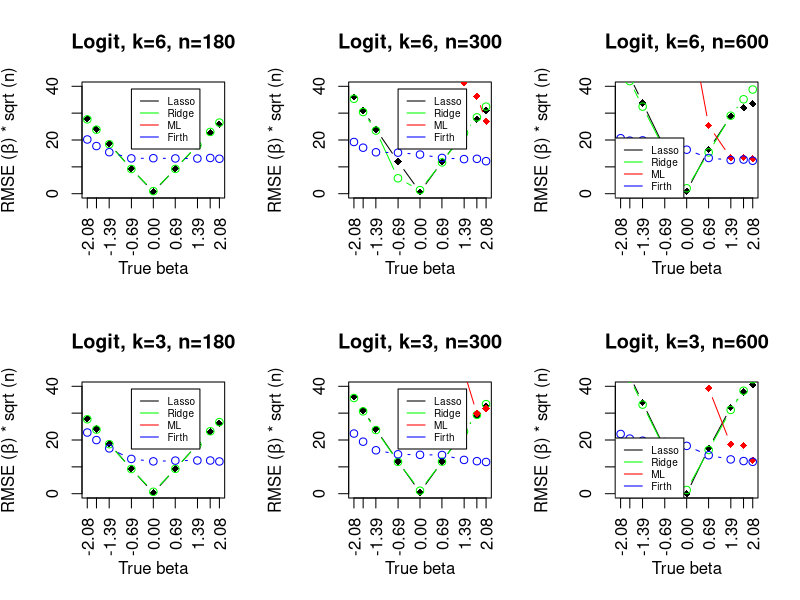
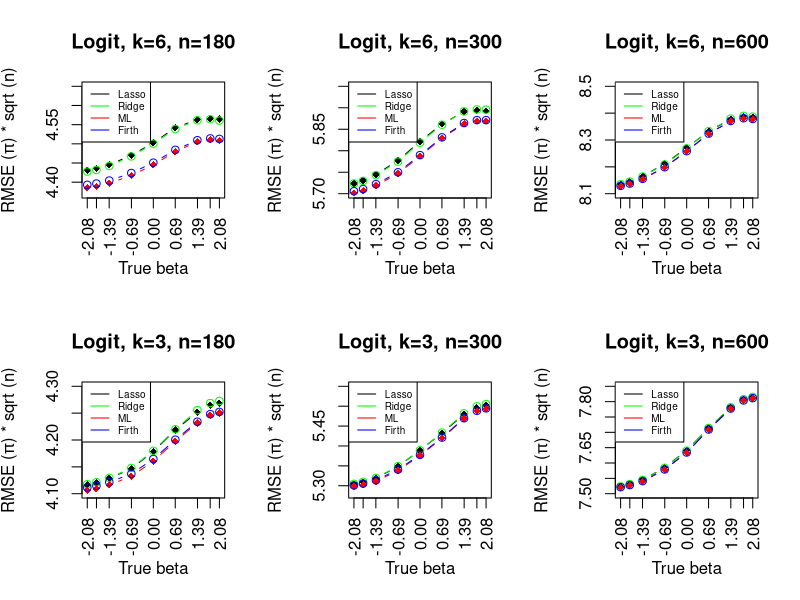
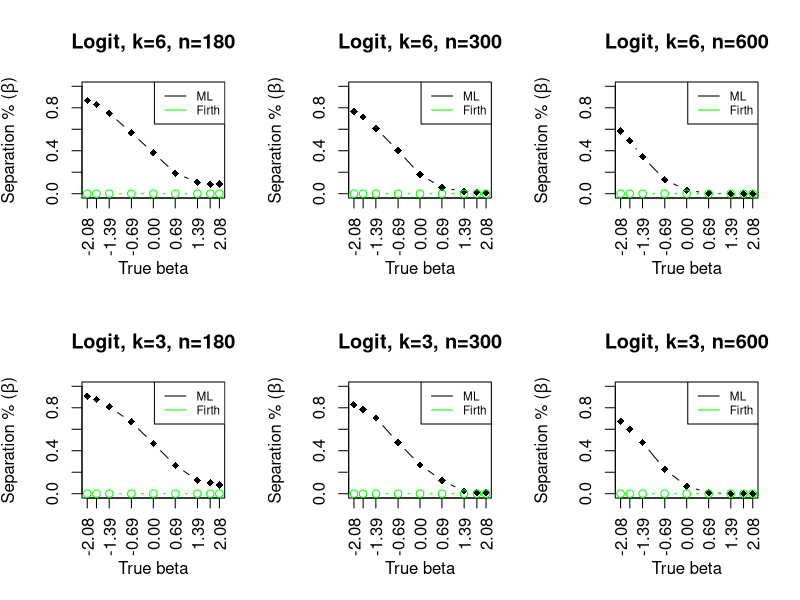
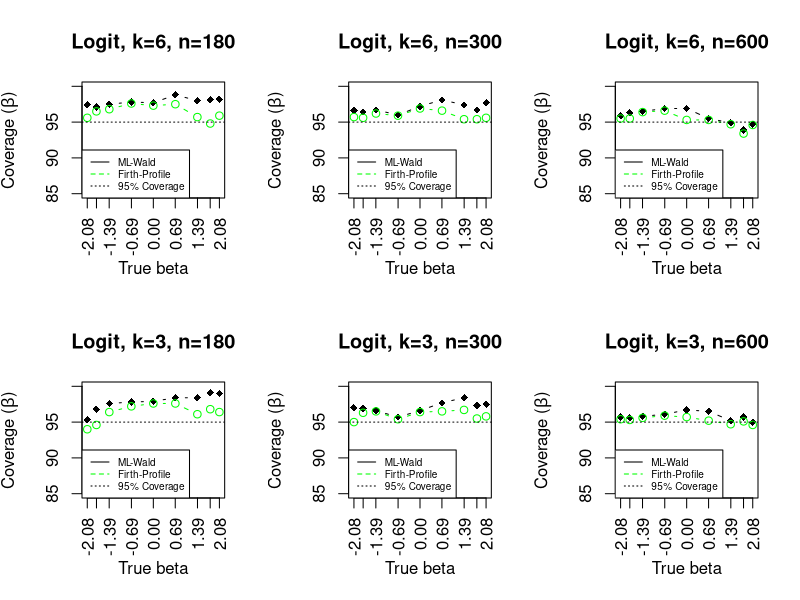

R code for these plots, in order:
## RMSE of beta 

par(mfrow=c(2,3)) ## display format 
op <- par(cex = 1)  

x<-c(-log(8),-log(6),-log(4),-log(2),0,log(2),log(4),log(6),log(8))

## n=180, k=6

lasso.180<-c(2.077186,1.790454,1.385071,0.6922847,0.04992328,0.6903551,1.341244,1.688884,1.93081)
lasso.180<-lasso.180*sqrt(180)

ridge.180<-c(2.063918,1.777325,1.373833,0.6854426,0.07120031,0.6880767,1.34598,1.714659,1.97347)
ridge.180<-ridge.180*sqrt(180)

ml.180<-c(12.62796,12.60027,12.29354,11.15492,9.518647,6.998525,5.4337,5.061832,5.012078)
ml.180<-ml.180*sqrt(180)

firth.180<-c(1.505178,1.322496,1.151707,0.9804684,0.9850847,0.9788669,0.9767536,0.9918935,0.9705761)

firth.180<-firth.180*sqrt(180)



plot(x, lasso.180,xaxt = 'n',
     type = "b",
     ylab = expression(paste("RMSE (", beta, ") * sqrt (n)")), xlab = "True beta",ylim=c(0,40),
     main="Logit, k=6, n=180",pch=18)
axis(side = 1, at = round(x,2),labels = T, las=2)

lines(x,ridge.180, type="b", col="green")
lines(x,ml.180, type="b", col="red",pch=18)
lines(x,firth.180, type="b", col="blue")



legend(-0.69, 39, legend=c("Lasso", "Ridge","ML","Firth"),
       col=c("black", "green","red","blue"), lty=1, cex=0.6)




## n=300

lasso.300<-c(2.076648,1.789012,1.384967,0.6929979,0.0364076,0.687092,1.308429,1.599801,1.789169)
lasso.300<-lasso.300*sqrt(300)

ridge.300<-c(2.040939,1.755879,1.357136,0.3315793,0.07703287,0.6734762,1.306803,1.641732,1.871689)
ridge.300<-ridge.300*sqrt(300)

ml.300<-c(11.84202,11.65878,11.04605,9.373045,6.514057,3.853654,2.376289,2.097283,1.558966)
ml.300<-ml.300*sqrt(300)


firth.300<-c(1.111695,0.9892471,0.8905782,0.882405,0.8419836,0.7695517,0.7430916,0.7502088,0.6990281)

firth.300<-firth.300*sqrt(300)




plot(x, lasso.300,xaxt = 'n',
     type = "b",
     ylab = expression(paste("RMSE (", beta, ") * sqrt (n)")), xlab = "True beta",
     ylim=c(0,40),main="Logit, k=6, n=300",pch=18)
axis(side = 1, at = round(x,2),labels = T, las=2)

lines(x,ridge.300, type="b", col="green")
lines(x,ml.300, type="b", col="red",pch=18)
lines(x,firth.300, type="b", col="blue")

legend(-0.69, 39, legend=c("Lasso", "Ridge","ML","Firth"),
       col=c("black", "green","red","blue"), lty=1, cex=0.6)



## n=600

lasso.600<-c(2.069606,1.783678,1.380135,0.6915546,0.03657904,0.6716196,1.176877,1.307866,1.370111)
lasso.600<-lasso.600*sqrt(600)


ridge.600<-c(1.991408,1.71205,1.32357,0.6649763,0.08236586,0.6282895,1.185525,1.435651,1.583874)
ridge.600<-ridge.600*sqrt(600)

ml.600<-c(10.37991,9.731129,8.341024,5.388903,2.843546,1.036428,0.5461673,0.5512439,0.5346909)
ml.600<-ml.600*sqrt(600)


firth.600<-c(0.8436553,0.806696,0.8106243,0.7608723,0.6687922,0.5431841,0.5115046,0.5191098,0.5009582)

firth.600<-firth.600*sqrt(600)



plot(x, lasso.600,xaxt = 'n',
     type = "b",
     ylab = expression(paste("RMSE (", beta, ") * sqrt (n)")), xlab = "True beta",
     ylim=c(0,40),main="Logit, k=6, n=600",pch=18)
axis(side = 1, at = round(x,2),labels = T, las=2)

lines(x,ridge.600, type="b", col="green")
lines(x,ml.600, type="b", col="red",pch=18)
lines(x,firth.600, type="b", col="blue")

legend("bottomleft", legend=c("Lasso", "Ridge","ML","Firth"),
       col=c("black", "green","red","blue"), lty=1, cex=0.6)


## k=3
## n=180

lasso.3.180<-c(2.079442,1.791759,1.386294,0.6931472,0.02337064,0.6914293,1.362095,1.719362,1.954658)
lasso.3.180<-lasso.3.180*sqrt(180)

ridge.3.180<-c(2.067052,1.77998,1.37538,0.6847569,0.05262185,0.6900569,1.359861,1.733551,1.986791)
ridge.3.180<-ridge.3.180*sqrt(180)

ml.3.180<-c(12.77102,12.80872,12.64697,12.01849,10.43179,8.123062,5.840258,5.432856,4.837461)

ml.3.180<-ml.3.180*sqrt(180)

firth.3.180<-c(1.698101,1.488999,1.257054,0.9658015,0.8975817,0.9186079,0.9218844,0.9213478,0.8945372)

firth.3.180<-firth.3.180*sqrt(180)

plot(x, lasso.3.180,xaxt = 'n',
     type = "b",
     ylab = expression(paste("RMSE (", beta, ") * sqrt (n)")), xlab = "True beta",
     ylim=c(0,40),main="Logit, k=3, n=180",pch=18)
axis(side = 1, at = round(x,2),labels = T, las=2)

lines(x,ridge.3.180, type="b", col="green")
lines(x,ml.3.180, type="b", col="red",pch=18)
lines(x,firth.3.180, type="b", col="blue")

legend(-0.69, 39, legend=c("Lasso", "Ridge","ML","Firth"),
       col=c("black", "green","red","blue"), lty=1, cex=0.6)



## n=300

lasso.3.300<-c(2.078567,1.790904,1.385749,0.6931472,0.0304408,0.6903384,1.347706,1.684798,1.888906)

lasso.3.300<-lasso.3.300*sqrt(300)

ridge.3.300<-c(2.058152,1.771421,1.369829,0.684329,0.06465594,0.689321,1.33965,1.694985,1.926257)
ridge.3.300<-ridge.3.300*sqrt(300)

ml.3.300<-c(12.12881,12.04161,11.72078,10.09742,7.897382,5.609669,2.625756,1.721766,1.830187)
ml.3.300<-ml.3.300*sqrt(300)  

firth.3.300<-c(1.293491,1.118441,0.9339789,0.8475307,0.8362621,0.8330443,0.7265585,0.6991012,0.6818751)

firth.3.300<-firth.3.300*sqrt(300)

plot(x, lasso.3.300,xaxt = 'n',
     type = "b",
     ylab = expression(paste("RMSE (", beta, ") * sqrt (n)")), xlab = "True beta",
     ylim=c(0,40),main="Logit, k=3, n=300",pch=18)
axis(side = 1, at = round(x,2),labels = T, las=2)

lines(x,ridge.3.300, type="b", col="green")
lines(x,ml.3.300, type="b", col="red",pch=18)
lines(x,firth.3.300, type="b", col="blue")

legend(-0.69, 39, legend=c("Lasso", "Ridge","ML","Firth"),
       col=c("black", "green","red","blue"), lty=1, cex=0.6)



## n=600 

lasso.3.600<-c(2.079442,1.791759,1.386294,0.6931472,0,0.6896438,1.31046,1.546914,1.658564)

lasso.3.600<-lasso.3.600*sqrt(600)

ridge.3.600<-c(2.037821,1.75392,1.354189,0.6775782,0.05702534,0.665263,1.273511,1.566162,1.740651)
ridge.3.600<-ridge.3.600*sqrt(600)

ml.3.600<-c(10.9514,10.5617,9.684016,7.004083,4.053246,1.602386,0.7494279,0.7317507,0.5106381)
ml.3.600<-ml.3.600*sqrt(600)

firth.3.600<-c(0.9081527,0.8380468,0.8060486,0.7857509,0.727076,0.5849193,0.5212662,0.4963994,0.484886)

firth.3.600<-firth.3.600*sqrt(600)

plot(x, lasso.3.600,xaxt = 'n',
     type = "b",
     ylab = expression(paste("RMSE (", beta, ") * sqrt (n)")), xlab = "True beta",
     ylim=c(0,40),main="Logit, k=3, n=600",pch=18)
axis(side = 1, at = round(x,2),labels = T, las=2)

lines(x,ridge.3.600, type="b", col="green")
lines(x,ml.3.600, type="b", col="red",pch=18)
lines(x,firth.3.600, type="b", col="blue")

legend("bottomleft", legend=c("Lasso", "Ridge","ML","Firth"),
       col=c("black", "green","red","blue"), lty=1, cex=0.6)





## Prediction

par(mfrow=c(2,3))
op <- par(cex = 1)  

## k=6, n=180

lasso.pred.180<-c(0.3302627,0.3305856,0.3313422,0.3331876,0.3356109,0.3385602,0.340108,0.3403269,0.3402194)
lasso.pred.180<-lasso.pred.180*sqrt(180)

ridge.pred.180<-c(0.3300142,0.3303363,0.3311028,0.3329733,0.3354374,0.3382908,0.3399992,0.3401821,0.3399246)

ridge.pred.180<-ridge.pred.180*sqrt(180)


ml.180.pred<-c(0.3268751,0.327128,0.3277354,0.3292631,0.3313337,0.3338943,0.335816,0.3361799,0.3360656)

ml.180.pred<-ml.180.pred*sqrt(180)

firth.180.pred<-c(0.3274511,0.327694,0.3282725,0.3297386,0.3317525,0.3342382,0.3361107,0.3364639,0.3363613)

firth.180.pred<-firth.180.pred*sqrt(180)


plot(x, lasso.pred.180,xaxt = 'n',
     type = "b",
     ylab = expression(paste("RMSE (", pi, ") * sqrt (n)")), xlab = "True beta",
     ylim=c(4.37,4.65),main="Logit, k=6, n=180",pch=18)
axis(side = 1, at = round(x,2),labels = T, las=2)

lines(x,ridge.pred.180, type="b", col="green")
lines(x,ml.180.pred, type="b", col="red",pch=18)
lines(x,firth.180.pred, type="b", col="blue")

legend("topleft", legend=c("Lasso", "Ridge","ML","Firth"),
       col=c("black", "green","red","blue"), lty=1, cex=0.6)




## n=300

lasso.pred.300<-c(0.3304751,0.3308678,0.3316898,0.3335459,0.3361222,0.3384709,0.3401119,0.3403104,0.3402059)
lasso.pred.300<-lasso.pred.300*sqrt(300)


ridge.300.pred<-c(0.3304641,0.3308119,0.3315793,0.3334029,0.3359462,0.3383624,0.340146,0.3404151,0.3403771)
ridge.300.pred<-ridge.300.pred*sqrt(300)

ml.300.pred<-c(0.3292019,0.3294965,0.3301667,0.3317888,0.3341253,0.3365523,0.3384895,0.3388789,0.3388839)
ml.300.pred<-ml.300.pred*sqrt(300)

firth.300.pred<-c(0.3294261,0.3297133,0.3303753,0.3319693,0.3342718,0.3366645,0.3385835,0.3389708,0.3389732)

firth.300.pred<-firth.300.pred*sqrt(300)


plot(x, lasso.pred.300,xaxt = 'n',
     type = "b",
     ylab = expression(paste("RMSE (", pi, ") * sqrt (n)")), xlab = "True beta",
     ylim=c(5.7,5.95),main="Logit, k=6, n=300",pch=18)
axis(side = 1, at = round(x,2),labels = T, las=2)

lines(x,ridge.300.pred, type="b", col="green")
lines(x,ml.300.pred, type="b", col="red",pch=18)
lines(x,firth.300.pred, type="b", col="blue")

legend("topleft", legend=c("Lasso", "Ridge","ML","Firth"),
       col=c("black", "green","red","blue"), lty=1, cex=0.6)



## n=600

lasso.pred.600<-c(0.3321319,0.3325236,0.3333366,0.3352159,0.3376698,0.340179,0.3419993,0.3424041,0.3422912)
lasso.pred.600<-lasso.pred.600*sqrt(600)

ridge.600.pred<-c(0.3321296,0.332511,0.3332908,0.335129,0.3375743,0.3402031,0.3420989,0.342514,0.3423964)
ridge.600.pred<-ridge.600.pred*sqrt(600)

ml.600.pred<-c(0.331817,0.3321651,0.3328922,0.3346653,0.3371207,0.3397895,0.3417125,0.342136,0.3420244)
ml.600.pred<-ml.600.pred*sqrt(600)

firth.600.pred<-c(0.3318741,0.33222,0.3329428,0.3347065,0.3371501,0.3398134,0.3417338,0.3421564,0.342046)

firth.600.pred<-firth.600.pred*sqrt(600)


plot(x, lasso.pred.600,xaxt = 'n',
     type = "b",
     ylab = expression(paste("RMSE (", pi, ") * sqrt (n)")), xlab = "True beta",
     ylim=c(8.1,8.5),main="Logit, k=6, n=600",pch=18)
axis(side = 1, at = round(x,2),labels = T, las=2)

lines(x,ridge.600.pred, type="b", col="green")
lines(x,ml.600.pred, type="b", col="red",pch=18)
lines(x,firth.600.pred, type="b", col="blue")

legend("topleft", legend=c("Lasso", "Ridge","ML","Firth"),
       col=c("black", "green","red","blue"), lty=1, cex=0.6)




## 3 cov
## n=180

lasso.3.180.pred<-c(0.3068329,0.3071007,0.3077247,0.3090709,0.3114492,0.3144251,0.3169158,0.3178908,0.3181646)
lasso.3.180.pred<-lasso.3.180.pred*sqrt(180)

ridge.3.180.pred<-c(0.3069138,0.3071916,0.3077944,0.3091613,0.3115496,0.3145338,0.3171964,0.3181734,0.3184775)
ridge.3.180.pred<-ridge.3.180.pred*sqrt(180)

ml.3.180.pred<-c(0.306052,0.3062881,0.3068153,0.308002,0.3101183,0.3128612,0.3154153,0.316484,0.3168142)

ml.3.180.pred<-ml.3.180.pred*sqrt(180)

firth.3.180.pred<-c(0.3064675,0.3066956,0.3072025,0.3083508,0.3104104,0.3130902,0.315584,0.3166328,0.3169486)

firth.3.180.pred<-firth.3.180.pred*sqrt(180)


plot(x, lasso.3.180.pred,xaxt = 'n',
     type = "b",
     ylab = expression(paste("RMSE (", pi, ") * sqrt (n)")), xlab = "True beta",
     ylim=c(4.1,4.3),main="Logit, k=3, n=180",pch=18)
axis(side = 1, at = round(x,2),labels = T, las=2)

lines(x,ridge.3.180.pred, type="b", col="green")
lines(x,ml.3.180.pred, type="b", col="red",pch=18)
lines(x,firth.3.180.pred, type="b", col="blue")

legend("topleft", legend=c("Lasso", "Ridge","ML","Firth"),
       col=c("black", "green","red","blue"), lty=1, cex=0.6)




## n=300

lasso.3.300.pred<-c(0.3061968,0.3064972,0.3070637,0.3088062,0.3111336,0.3136414,0.3163545,0.3173098,0.3176329)
lasso.3.300.pred<-lasso.3.300.pred*sqrt(300)

ridge.3.300.pred<-c(0.3062759,0.3065736,0.307126,0.308844,0.3111416,0.3137153,0.316494,0.3175262,0.3178481)
ridge.3.300.pred<-ridge.3.300.pred*sqrt(300)

ml.3.300.pred<-c(0.3058716,0.3061381,0.3066344,0.3082023,0.3103647,0.3128959,0.3157305,0.3168229,0.3171722)
ml.3.300.pred<-ml.3.300.pred*sqrt(300)

firth.3.300.pred<-c(0.3060489,0.3063103,0.306801,0.3083432,0.3104792,0.3129827,0.3157921,0.3168747,0.3172243)

firth.3.300.pred<-firth.3.300.pred*sqrt(300)

plot(x, lasso.3.300.pred,xaxt = 'n',
     type = "b",
     ylab = expression(paste("RMSE (", pi, ") * sqrt (n)")), xlab = "True beta",
     ylim=c(5.28,5.55),main="Logit, k=3, n=300",pch=18)
axis(side = 1, at = round(x,2),labels = T, las=2)

lines(x,ridge.3.300.pred, type="b", col="green")
lines(x,ml.3.300.pred, type="b", col="red",pch=18)
lines(x,firth.3.300.pred, type="b", col="blue")

legend("topleft", legend=c("Lasso", "Ridge","ML","Firth"),
       col=c("black", "green","red","blue"), lty=1, cex=0.6)




## n=600
lasso.3.600.pred<-c(0.3071387,0.3074549,0.3080376,0.3096701,0.311966,0.3149265,0.317615,0.3186723,0.318978)
lasso.3.600.pred<-lasso.3.600.pred*sqrt(600)


ridge.3.600.pred<-c(0.3071561,0.3074594,0.3080193,0.3096305,0.3119075,0.3149307,0.3176858,0.3187569,0.319063)
ridge.3.600.pred<-ridge.3.600.pred*sqrt(600)


ml.3.600.pred<-c(0.3070088,0.307293,0.3078254,0.3093801,0.3116458,0.3147089,0.3175045,0.3185809,0.3188875)

ml.3.600.pred<-ml.3.600.pred*sqrt(600)

firth.3.600.pred<-c(0.3070524,0.3073347,0.3078645,0.309412,0.3116695,0.3147255,0.3175146,0.3185899,0.3188959)
firth.3.600.pred<-firth.3.600.pred*sqrt(600)

plot(x, lasso.3.600.pred,xaxt = 'n',
     type = "b",
     ylab = expression(paste("RMSE (", pi, ") * sqrt (n)")), xlab = "True beta",
     ylim=c(7.5,7.85),main="Logit, k=3, n=600",pch=18)
axis(side = 1, at = round(x,2),labels = T, las=2)

lines(x,ridge.3.600.pred, type="b", col="green")
lines(x,ml.3.600.pred, type="b", col="red",pch=18)
lines(x,firth.3.600.pred, type="b", col="blue")

legend("topleft", legend=c("Lasso", "Ridge","ML","Firth"),
       col=c("black", "green","red","blue"), lty=1, cex=0.6)




## Separation


par(mfrow=c(2,3))
op <- par(cex = 1) 

## n=180, k=6

sep.180<-c(868,831,749,567,381,191,107,87,90)
sep.180<-sep.180/1000

plot(x, sep.180,xaxt = 'n',
     type = "b", pch = 18,
     ylab = expression(paste("Separation % (", beta, ")")), xlab = "True beta", 
     ylim = c(0,1),
     main="Logit, k=6, n=180")
axis(side = 1, at = round(x,2),labels = T, las=2)

sep.firth<-rep(0,9)
lines(x,sep.firth, type="b", col="green" )
legend("topright", legend=c("ML", "Firth"),
       col=c("black", "green"), lty=1, cex=0.7)

## n=300
sep.300<-c(767,714,608,402,179,58,19,14,7)
sep.300<-sep.300/1000

plot(x, sep.300,xaxt = 'n',
     type = "b", pch = 18,
     ylab = expression(paste("Separation % (", beta, ")")), xlab = "True beta", 
     ylim = c(0,1),
     main="Logit, k=6, n=300")
axis(side = 1, at = round(x,2),labels = T, las=2)


lines(x,sep.firth, type="b", col="green" )
legend("topright", legend=c("ML", "Firth"),
       col=c("black", "green"), lty=1, cex=0.7)

## n=600
sep.600<-c(585,494,343,131,33,3,0,0,0)
sep.600<-sep.600/1000

plot(x, sep.600,xaxt = 'n',
     type = "b", pch = 18,
     ylab = expression(paste("Separation % (", beta, ")")), xlab = "True beta", 
     ylim = c(0,1),
     main="Logit, k=6, n=600")
axis(side = 1, at = round(x,2),labels = T, las=2)


lines(x,sep.firth, type="b", col="green" )
legend("topright", legend=c("ML", "Firth"),
       col=c("black", "green"), lty=1, cex=0.7)


## 3 cov
## n=180

sep.3.180<-c(908,877,808,669,467,263,126,102,80)
sep.3.180<-sep.3.180/1000

plot(x, sep.3.180,xaxt = 'n',
     type = "b", pch = 18,
     ylab = expression(paste("Separation % (", beta, ")")), xlab = "True beta", 
     ylim = c(0,1),
     main="Logit, k=3, n=180")
axis(side = 1, at = round(x,2),labels = T, las=2)


lines(x,sep.firth, type="b", col="green" )
legend("topright", legend=c("ML", "Firth"),
       col=c("black", "green"), lty=1, cex=0.7)


## n=300

sep.3.300<-c(828,783,703,478,269,124,24,9,11)
sep.3.300<-sep.3.300/1000

plot(x, sep.3.300,xaxt = 'n',
     type = "b", pch = 18,
     ylab = expression(paste("Separation % (", beta, ")")), xlab = "True beta", 
     ylim = c(0,1),
     main="Logit, k=3, n=300")
axis(side = 1, at = round(x,2),labels = T, las=2)


lines(x,sep.firth, type="b", col="green" )
legend("topright", legend=c("ML", "Firth"),
       col=c("black", "green"), lty=1, cex=0.7)


## n=600

sep.3.600<-c(674,601,477,228,69,9,1,1,0)
sep.3.600<-sep.3.600/1000


plot(x, sep.3.600,xaxt = 'n',
     type = "b", pch = 18,
     ylab = expression(paste("Separation % (", beta, ")")), xlab = "True beta", 
     ylim = c(0,1),
     main="Logit, k=3, n=600")
axis(side = 1, at = round(x,2),labels = T, las=2)


lines(x,sep.firth, type="b", col="green" )
legend("topright", legend=c("ML", "Firth"),
       col=c("black", "green"), lty=1, cex=0.7)


## Coverage


par(mfrow=c(2,3))
op <- par(cex = 1) 

## n=180, k=6

cov.180<-c(0.974,0.971,0.975,0.978,0.977,0.988,0.98,0.981,0.982)
cov.180<-cov.180*100

plot(x, cov.180,xaxt = 'n',
     type = "b", pch = 18,
     ylab = expression(paste("Coverage (", beta, ")")), xlab = "True beta",ylim = c(85,100),
     main="Logit, k=6, n=180")
axis(side = 1, at = round(x,2),labels = T, las=2)


cov.180.firth<-c(0.956,0.965,0.968,0.976,0.973,0.975,0.957,0.948,0.959)

cov.180.firth<-cov.180.firth*100

lines(x,cov.180.firth, type="b", col="green",lty=2)
abline(h = 95, lty=3)
legend("bottomleft", legend=c("ML-Wald", "Firth-Profile","95% Coverage"),
       col=c("black", "green"), lty=1:3, cex=0.6)


## n=300

cov.300<-c(0.966,0.964,0.967,0.96,0.972,0.981,0.974,0.967,0.977)
cov.300<-cov.300*100

plot(x, cov.300,xaxt = 'n',
     type = "b", pch = 18,
     ylab = expression(paste("Coverage (", beta, ")")), xlab = "True beta",ylim = c(85,100),
     main="Logit, k=6, n=300")
axis(side = 1, at = round(x,2),labels = T, las=2)

cov.300.firth<-c(0.957,0.956,0.962,0.959,0.969,0.966,0.954,0.954,0.956)

cov.300.firth<-cov.300.firth*100


lines(x,cov.300.firth, type="b", col="green",lty=2)
abline(h = 95, lty=3)
legend("bottomleft", legend=c("ML-Wald", "Firth-Profile","95% Coverage"),
       col=c("black", "green"), lty=1:3, cex=0.6)



## n=600

cov.600<-c(0.959,0.963,0.965,0.969,0.969,0.955,0.949,0.939,0.947)

cov.600<-cov.600*100

plot(x, cov.600,xaxt = 'n',
     type = "b", pch = 18,
     ylab = expression(paste("Coverage (", beta, ")")), xlab = "True beta",ylim = c(85,100),
     main="Logit, k=6, n=600")
axis(side = 1, at = round(x,2),labels = T, las=2)

cov.600.firth<-c(0.955,0.955,0.964,0.966,0.953,0.953,0.947,0.934,0.946)
cov.600.firth<-cov.600.firth*100

lines(x,cov.600.firth, type="b", col="green",lty=2)
abline(h = 95, lty=3)
legend("bottomleft", legend=c("ML-Wald", "Firth-Profile","95% Coverage"),
       col=c("black", "green"), lty=1:3, cex=0.6)



## 3 cov
## n=180

cov.3.180<-c(0.953,0.968,0.976,0.978,0.979,0.984,0.984,0.991,0.99)

cov.3.180<-cov.3.180*100


cov.3.firth.180<-c(0.94,0.946,0.964,0.972,0.976,0.976,0.961,0.968,0.964)

cov.3.firth.180<-cov.3.firth.180*100

plot(x, cov.3.180,xaxt = 'n',
     type = "b", pch = 18,
     ylab = expression(paste("Coverage (", beta, ")")), xlab = "True beta",ylim = c(85,100),
     main="Logit, k=3, n=180")
axis(side = 1, at = round(x,2),labels = T, las=2)


lines(x,cov.3.firth.180, type="b", col="green",lty=2)
abline(h = 95, lty=3)
legend("bottomleft", legend=c("ML-Wald", "Firth-Profile","95% Coverage"),
       col=c("black", "green"), lty=1:3, cex=0.6)




## n=300

cov.3.300<-c(0.97,0.969,0.966,0.957,0.966,0.977,0.984,0.973,0.975)

cov.3.300<-cov.3.300*100

cov.3.firth.300<-c(0.95,0.963,0.965,0.954,0.964,0.965,0.967,0.955,0.958)

cov.3.firth.300<-cov.3.firth.300*100


plot(x, cov.3.300,xaxt = 'n',
     type = "b", pch = 18,
     ylab = expression(paste("Coverage (", beta, ")")), xlab = "True beta",ylim = c(85,100),
     main="Logit, k=3, n=300")
axis(side = 1, at = round(x,2),labels = T, las=2)



lines(x,cov.3.firth.300, type="b", col="green",lty=2)
abline(h = 95, lty=3)
legend("bottomleft", legend=c("ML-Wald", "Firth-Profile","95% Coverage"),
       col=c("black", "green"), lty=1:3, cex=0.6)


## n=600

cov.3.600<-c(0.957,0.956,0.958,0.961,0.967,0.965,0.952,0.957,0.95)

cov.3.600<-cov.3.600*100

cov.3.firth.600<-c(0.954,0.953,0.956,0.959,0.957,0.952,0.947,0.951,0.946)

cov.3.firth.600<-cov.3.firth.600*100


plot(x, cov.3.600,xaxt = 'n',
     type = "b", pch = 18,
     ylab = expression(paste("Coverage (", beta, ")")), xlab = "True beta",ylim = c(85,100),
     main="Logit, k=3, n=600")
axis(side = 1, at = round(x,2),labels = T, las=2)


lines(x,cov.3.firth.600, type="b", col="green",lty=2)
abline(h = 95, lty=3)
legend("bottomleft", legend=c("ML-Wald", "Firth-Profile","95% Coverage"),
       col=c("black", "green"), lty=1:3, cex=0.6)





